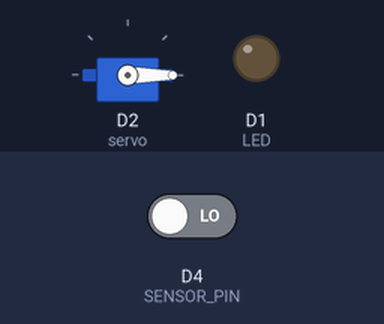
Simulated run of this sketch. Board: ESP8266 (NodeMCU). Parts: servo, output pins drawn as LEDs (lit = HIGH). The test bench sets the inputs (shaded band); at power-on: D4 (SENSOR_PIN) LOW. What the sketch prints to the serial monitor is not drawn.

Above: at 11.2 s.
11.3 s: D4 (SENSOR_PIN) driven HIGH
At 12.1 s:
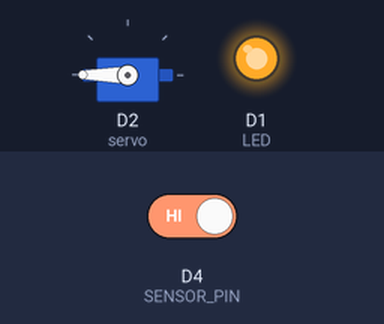
13.0 s: D4 (SENSOR_PIN) driven LOW
At 14.9 s:
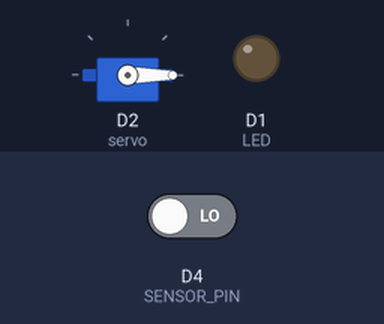
Timing chart, 0 to 16.4 s (numbered marks = the images above; inputs shaded):
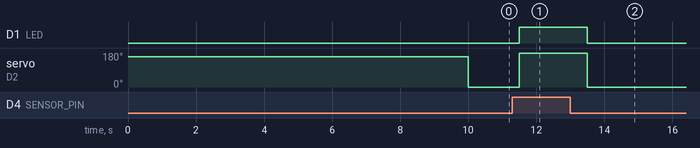

Measured:
- after the input at 11.3 s, D1 (LED): LOW → HIGH after 0.20 s; servo on D2 (servo): 0° → 180° after 0.20 s
- after the input at 13.0 s, D1 (LED): HIGH → LOW after 0.50 s; servo on D2 (servo): 180° → 0° after 0.50 s

The sketch:

_________________.ino
```cpp
#include <Servo.h>
Servo servo;
int state = 0;
int SENSOR_PIN = D4;
int LED = D1;

void setup() {
  Serial.begin(9600);
  pinMode (SENSOR_PIN,INPUT);
  pinMode(D2,OUTPUT);
  pinMode (D1,OUTPUT);
  servo.attach(D2);
  servo.write(160);
  delay(10000);
  servo.write(0);

}


void loop() {
  int ST = digitalRead(SENSOR_PIN); //อ่านค่า
  if (state == 0) {
    if(ST == 1 ){
      servo.write(180);
      Serial.println("ตรวจพบโลหะ");
      digitalWrite(LED, HIGH);
      Serial.println("LED ON");
      delay(1000);
    }
    else if(ST == 0 ){
      servo.write(0);
      state = 1;
      Serial.println("ไม่พบโลหะ");
      digitalWrite(LED, LOW);
      Serial.println("LED OFF");
    }
  }
 if(state==1){
  delay(300);
  state = 0;
 }
}
```
